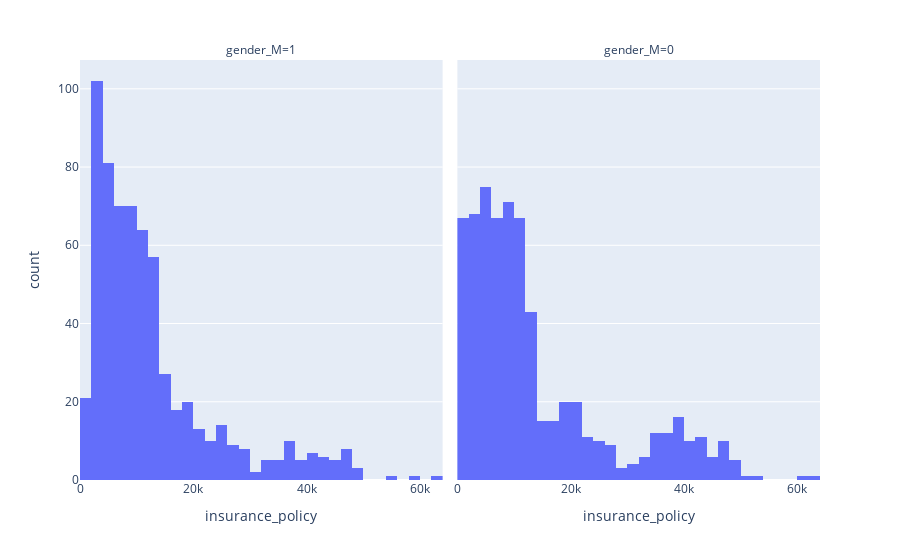

This figure's notebook cell:
### Code cell
# Vizualising "insurance_policy" related to different genders.

import plotly.express as px
fig = px.histogram(df_LR, x='insurance_policy', facet_col='gender_M')
fig.show(renderer="png")

### Figure 1 — Plotly figure (JSON) as saved in the notebook; plotly's stock layout.template omitted (floating-point values rounded to 4 significant figures; data arrays with more than 128 entries replaced by an {"elided": "..."} marker saying what was removed)
{"data": [{"alignmentgroup": "True", "bingroup": "x", "hovertemplate": "gender_M=1<br>insurance_policy=%{x}<br>count=%{y}<extra></extra>", "legendgroup": "", "marker": {"color": "#636efa", "pattern": {"shape": ""}}, "name": "", "offsetgroup": "", "orientation": "v", "showlegend": false, "type": "histogram", "x": {"elided": "643 float values"}, "xaxis": "x", "yaxis": "y"}, {"alignmentgroup": "True", "bingroup": "x", "hovertemplate": "gender_M=0<br>insurance_policy=%{x}<br>count=%{y}<extra></extra>", "legendgroup": "", "marker": {"color": "#636efa", "pattern": {"shape": ""}}, "name": "", "offsetgroup": "", "orientation": "v", "showlegend": false, "type": "histogram", "x": {"elided": "657 float values"}, "xaxis": "x2", "yaxis": "y2"}], "layout": {"annotations": [{"font": {}, "showarrow": false, "text": "gender_M=1", "x": 0.245, "xanchor": "center", "xref": "paper", "y": 1, "yanchor": "bottom", "yref": "paper"}, {"font": {}, "showarrow": false, "text": "gender_M=0", "x": 0.755, "xanchor": "center", "xref": "paper", "y": 1, "yanchor": "bottom", "yref": "paper"}], "barmode": "relative", "legend": {"tracegroupgap": 0}, "margin": {"t": 60}, "xaxis": {"anchor": "y", "domain": [0, 0.49], "title": {"text": "insurance_policy"}}, "xaxis2": {"anchor": "y2", "domain": [0.51, 1], "matches": "x", "title": {"text": "insurance_policy"}}, "yaxis": {"anchor": "x", "domain": [0, 1], "title": {"text": "count"}}, "yaxis2": {"anchor": "x2", "domain": [0, 1], "matches": "y", "showticklabels": false}}}
